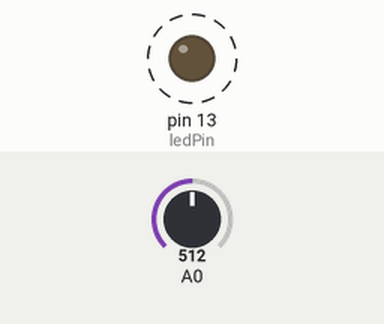
A sketch run on a simulated Arduino Uno, built with avr-gcc and run on an emulated ATmega328P. On the bench: output pins drawn as LEDs (lit = HIGH). Dashed ring = blinking. Inputs (shaded band) come from the test bench; at power-on: A0 = 512. What the sketch prints to the serial monitor is not drawn.

Above: at 0.1 s.
Timing chart, 0 to 3.0 s (numbered marks = the images above):
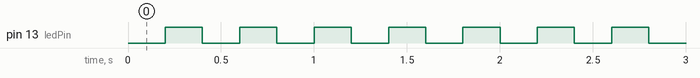

The sketch:

Potar.ino
```cpp
const int ledPin =  LED_BUILTIN;
int ledState = LOW;
unsigned long previousMillis = 0;
const long interval = 200;

int sensorValue = 0;

void setup() {
  pinMode (A0, INPUT);
  pinMode(ledPin, OUTPUT);
  Serial.begin(9600);

}

void loop() {
  int prevSensValue = sensorValue;
  sensorValue = analogRead (A0);
  if (sensorValue != prevSensValue) Serial.println(sensorValue);
  unsigned long currentMillis = millis();
  if (currentMillis - previousMillis >= interval) {
    previousMillis = currentMillis;
    if (ledState == LOW) {
      ledState = HIGH;
      digitalWrite(ledPin, ledState);
    } else {
      ledState = LOW;
      digitalWrite(ledPin, ledState);
    }
  }
}
```

Measured:
- by itself, pin 13 (ledPin): alternates HIGH for 0.20 s and LOW for 0.20 s
